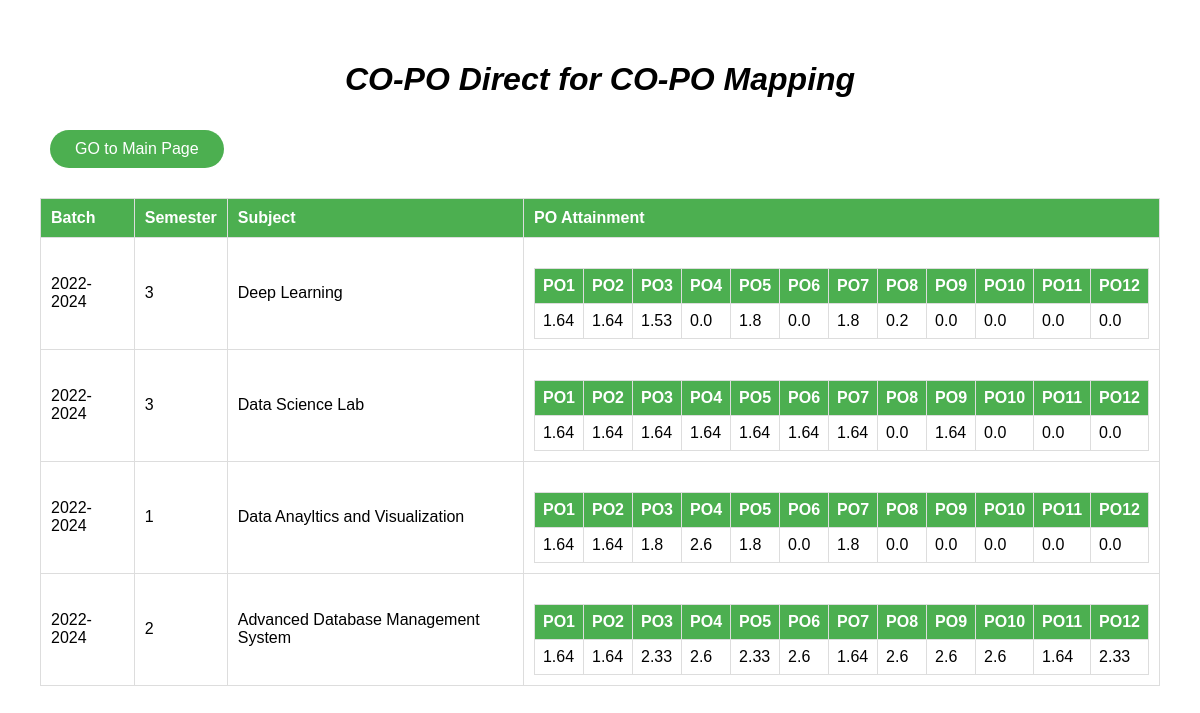
The page /result on the database as committed earlier.
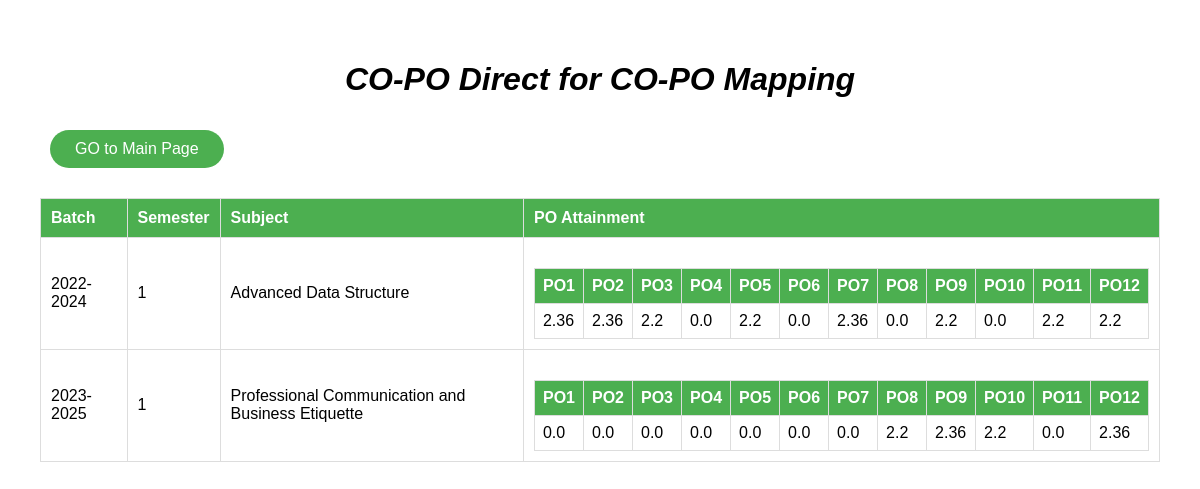
The same page on the database as committed later.
### app.py (models this page shows)
class Submission(db.Model):
    id = db.Column(db.Integer, primary_key=True)
    batch = db.Column(db.String(10))
    semester = db.Column(db.String(10))
    subject = db.Column(db.String(50))
    matrix_data = db.Column(db.PickleType())

### app.py (the view)
@app.route('/result')
def result():
    submissions = Submission.query.all()
    return render_template('result.html', submissions=submissions)

### templates/result.html (shortened to what this page needs)
<!DOCTYPE html>
<html lang="en">
<head>
</head>
<body>
    <h1>CO-PO Direct for CO-PO Mapping</h1>
    <div id="button-frame">
        <button class="button" onclick="window.location.href='/form2'">GO to Main Page</button>
    </div>
    <table border="1">
        <tr>
            <th>Batch</th>
            <th>Semester</th>
            <th>Subject</th>
            <th>PO Attainment</th>
        </tr>
        {% for submission in submissions %}
            <tr>
                <td>{{ submission.batch }}</td>
                <td>{{ submission.semester }}</td>
                <td>{{ submission.subject }}</td>
                <td>
                    <table border="1">
                        <tr>
                            <th>PO1</th>
                            <th>PO2</th>
                            <th>PO3</th>
                            <th>PO4</th>
                            <th>PO5</th>
                            <th>PO6</th>
                            <th>PO7</th>
                            <th>PO8</th>
                            <th>PO9</th>
                            <th>PO10</th>
                            <th>PO11</th>
                            <th>PO12</th>
                        </tr>
                        <tr>
                            {% for i in range(12) %}
                                <td>{{ submission.matrix_data[0][i] }}</td>
                            {% endfor %}
                        </tr>
                    </table>
                </td>
            </tr>
        {% endfor %}
    </table>
</body>
</html>

### templates/result.html (style rules this page uses)
body { font-family: Arial, sans-serif; margin: 20px; padding: 20px; }
h1 { font-style: oblique; color: #000000; text-align: center; }
table { width: 100%; border-collapse: collapse; margin-top: 20px; }
th, td { padding: 10px; border: 1px solid #ddd; text-align: left; }
th { background-color: #4caf50; color: white; }
table table { width: 100%; border-collapse: collapse; }
table table th, table table td { padding: 8px; border: 1px solid #ddd; text-align: left; }
.button { margin: 10px; padding: 10px 25px; font-size: 16px; cursor: pointer; border: none; background-color: #4CAF50; color: white; align-items: center; text-decoration: none; display: inline-block; border-radius: 20px; }
table table th { background-color: #4caf50; }

Rows that differ between the two databases and show on the page:
removed Submission: batch "2022-2024", semester "1", subject "Data Anayltics and Visualization", matrix_data "1.64" "1.64" "1.8" "2.6" "1.8" "0.0" "1.8" "0.0" "0.0" "0.0" "0.0" "0.0"
removed Submission: batch "2022-2024", semester "2", subject "Advanced Database Management System", matrix_data "1.64" "1.64" "2.33" "2.6" "2.33" "2.6" "1.64" "2.6" "2.6" "2.6" "1.64" "2.33"
changed Submission: semester "3" → "1"; subject "Deep Learning" → "Advanced Data Structure"
changed Submission: batch "2022-2024" → "2023-2025"; semester "3" → "1"; subject "Data Science Lab" → "Professional Communication and Business Etiquette"
Other text that changed with them:
new list line: "2.36"
new list line: "2.2"
new list line: "0.0"
list line gone: "1.64"
list line gone: "1.53"
list line gone: "1.8"
list line gone: "0.2"
list line gone: "0.0"
